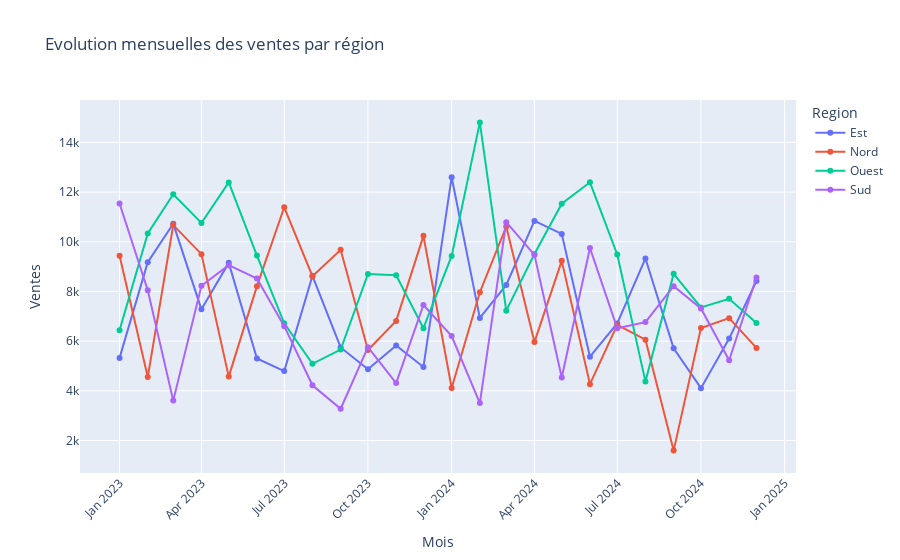

Notebook source saved alongside this figure:
### Code cell
ventes_mensuelles = df_ventes.groupby(["Mois", "Region"])["Ventes"].sum().reset_index()

fig = px.line(ventes_mensuelles, x="Mois", y="Ventes", color="Region", title="Evolution mensuelles des ventes par région", markers=True)
fig.update_layout(hovermode="x unified", xaxis_tickangle=-45)

### Figure 1 — Plotly figure (JSON) as saved in the notebook; plotly's stock layout.template omitted (floating-point values rounded to 4 significant figures)
{"data": [{"hovertemplate": "Region=Est<br>Mois=%{x}<br>Ventes=%{y}<extra></extra>", "legendgroup": "Est", "line": {"color": "#636efa", "dash": "solid"}, "marker": {"symbol": "circle"}, "mode": "lines+markers", "name": "Est", "orientation": "v", "showlegend": true, "type": "scatter", "x": ["2023-01", "2023-02", "2023-03", "2023-04", "2023-05", "2023-06", "2023-07", "2023-08", "2023-09", "2023-10", "2023-11", "2023-12", "2024-01", "2024-02", "2024-03", "2024-04", "2024-05", "2024-06", "2024-07", "2024-08", "2024-09", "2024-10", "2024-11", "2024-12"], "xaxis": "x", "y": [5325.0, 9177.0, 10730.0, 7279.0, 9150.0, 5300.0, 4792.0, 8629.0, 5744.0, 4871.0, 5823.0, 4960.0, 12600.0, 6935.0, 8259.0, 10840.0, 10320.0, 5372.0, 6709.0, 9327.0, 5710.0, 4107.0, 6102.0, 8419.0], "yaxis": "y"}, {"hovertemplate": "Region=Nord<br>Mois=%{x}<br>Ventes=%{y}<extra></extra>", "legendgroup": "Nord", "line": {"color": "#EF553B", "dash": "solid"}, "marker": {"symbol": "circle"}, "mode": "lines+markers", "name": "Nord", "orientation": "v", "showlegend": true, "type": "scatter", "x": ["2023-01", "2023-02", "2023-03", "2023-04", "2023-05", "2023-06", "2023-07", "2023-08", "2023-09", "2023-10", "2023-11", "2023-12", "2024-01", "2024-02", "2024-03", "2024-04", "2024-05", "2024-06", "2024-07", "2024-08", "2024-09", "2024-10", "2024-11", "2024-12"], "xaxis": "x", "y": [9435.0, 4554.0, 10670.0, 9501.0, 4571.0, 8213.0, 11390.0, 8613.0, 9674.0, 5645.0, 6814.0, 10240.0, 4112.0, 7967.0, 10610.0, 5961.0, 9230.0, 4268.0, 6652.0, 6059.0, 1593.0, 6524.0, 6925.0, 5726.0], "yaxis": "y"}, {"hovertemplate": "Region=Ouest<br>Mois=%{x}<br>Ventes=%{y}<extra></extra>", "legendgroup": "Ouest", "line": {"color": "#00cc96", "dash": "solid"}, "marker": {"symbol": "circle"}, "mode": "lines+markers", "name": "Ouest", "orientation": "v", "showlegend": true, "type": "scatter", "x": ["2023-01", "2023-02", "2023-03", "2023-04", "2023-05", "2023-06", "2023-07", "2023-08", "2023-09", "2023-10", "2023-11", "2023-12", "2024-01", "2024-02", "2024-03", "2024-04", "2024-05", "2024-06", "2024-07", "2024-08", "2024-09", "2024-10", "2024-11", "2024-12"], "xaxis": "x", "y": [6439.0, 10340.0, 11910.0, 10750.0, 12390.0, 9443.0, 6715.0, 5087.0, 5659.0, 8703.0, 8648.0, 6520.0, 9429.0, 14800.0, 7227.0, 9504.0, 11530.0, 12390.0, 9487.0, 4370.0, 8707.0, 7356.0, 7704.0, 6727.0], "yaxis": "y"}, {"hovertemplate": "Region=Sud<br>Mois=%{x}<br>Ventes=%{y}<extra></extra>", "legendgroup": "Sud", "line": {"color": "#ab63fa", "dash": "solid"}, "marker": {"symbol": "circle"}, "mode": "lines+markers", "name": "Sud", "orientation": "v", "showlegend": true, "type": "scatter", "x": ["2023-01", "2023-02", "2023-03", "2023-04", "2023-05", "2023-06", "2023-07", "2023-08", "2023-09", "2023-10", "2023-11", "2023-12", "2024-01", "2024-02", "2024-03", "2024-04", "2024-05", "2024-06", "2024-07", "2024-08", "2024-09", "2024-10", "2024-11", "2024-12"], "xaxis": "x", "y": [11540.0, 8048.0, 3604.0, 8227.0, 9058.0, 8519.0, 6601.0, 4221.0, 3276.0, 5757.0, 4309.0, 7453.0, 6203.0, 3507.0, 10790.0, 9471.0, 4535.0, 9749.0, 6518.0, 6765.0, 8209.0, 7315.0, 5227.0, 8560.0], "yaxis": "y"}], "layout": {"hovermode": "x unified", "legend": {"title": {"text": "Region"}, "tracegroupgap": 0}, "title": {"text": "Evolution mensuelles des ventes par région"}, "xaxis": {"anchor": "y", "domain": [0, 1], "tickangle": -45, "title": {"text": "Mois"}}, "yaxis": {"anchor": "x", "domain": [0, 1], "title": {"text": "Ventes"}}}}
